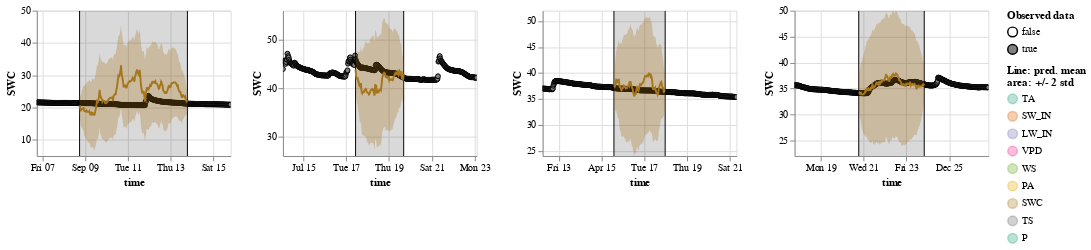

Write notebook code for a chart like this one.
### Code cell
show_results(spec_learn['SWC'], hide_no_gap=True, items=spec_items['SWC'], dls=spec_dls['SWC'])

### Figure 1 — Vega-Lite specification as saved in the notebook (floating-point values rounded to 4 significant figures; data arrays with more than 128 entries replaced by an {"elided": "..."} marker saying what was removed)
{"config": {"view": {"continuousWidth": 300, "continuousHeight": 300}}, "hconcat": [{"vconcat": [{"hconcat": [{"layer": [{"data": {"name": "data-69f4ebf144956177f571707f5840dba1"}, "mark": {"type": "point", "color": "black", "fillOpacity": 1, "size": 25, "strokeWidth": 1}, "encoding": {"fill": {"field": "is_present", "legend": {"title": ["Observed data"]}, "scale": {"range": ["#ffffff00", "gray"]}, "type": "nominal"}, "x": {"axis": {"domain": true, "labels": true, "ticks": true, "title": "time"}, "field": "time", "type": "temporal"}, "y": {"field": "value", "scale": {"zero": false}, "title": "SWC", "type": "quantitative"}}}, {"layer": [{"mark": "rule", "encoding": {"x": {"field": "gap_start", "type": "temporal"}}}, {"mark": "rule", "encoding": {"x": {"field": "gap_end", "type": "temporal"}}}, {"mark": {"type": "rect", "color": "black", "opacity": 0.15}, "encoding": {"x": {"field": "gap_start", "type": "temporal"}, "x2": {"field": "gap_end"}}}], "data": {"name": "data-53dde3ec442f49411a02274f3daebe17"}}, {"data": {"name": "data-69f4ebf144956177f571707f5840dba1"}, "mark": "errorband", "encoding": {"color": {"field": "variable", "legend": {"title": ["Line: pred. mean", "area: +/- 2 std"]}, "scale": {"domain": ["TA", "SW_IN", "LW_IN", "VPD", "WS", "PA", "SWC", "TS", "P"], "range": ["#1B9E77", "#D95F02", "#7570B3", "#E7298A", "#66A61E", "#E6AB02", "#A6761D", "#666666"]}, "type": "nominal"}, "x": {"field": "time", "type": "temporal"}, "y": {"field": "err_low", "scale": {"zero": false}, "title": "SWC", "type": "quantitative"}, "y2": {"field": "err_high"}}, "name": "view_83"}, {"data": {"name": "data-69f4ebf144956177f571707f5840dba1"}, "mark": "line", "encoding": {"color": {"field": "variable", "scale": {"domain": ["TA", "SW_IN", "LW_IN", "VPD", "WS", "PA", "SWC", "TS", "P"], "range": ["#1B9E77", "#D95F02", "#7570B3", "#E7298A", "#66A61E", "#E6AB02", "#A6761D", "#666666"]}, "type": "nominal"}, "x": {"field": "time", "title": "time", "type": "temporal"}, "y": {"field": "mean", "scale": {"zero": false}, "title": "SWC", "type": "quantitative"}}}], "height": 150, "title": "", "width": 200}]}], "title": ""}, {"vconcat": [{"hconcat": [{"layer": [{"data": {"name": "data-cd711e0b3d332b1897da7169f70a1cff"}, "mark": {"type": "point", "color": "black", "fillOpacity": 1, "size": 25, "strokeWidth": 1}, "encoding": {"fill": {"field": "is_present", "legend": {"title": ["Observed data"]}, "scale": {"range": ["#ffffff00", "gray"]}, "type": "nominal"}, "x": {"axis": {"domain": true, "labels": true, "ticks": true, "title": "time"}, "field": "time", "type": "temporal"}, "y": {"field": "value", "scale": {"zero": false}, "title": "SWC", "type": "quantitative"}}}, {"layer": [{"mark": "rule", "encoding": {"x": {"field": "gap_start", "type": "temporal"}}}, {"mark": "rule", "encoding": {"x": {"field": "gap_end", "type": "temporal"}}}, {"mark": {"type": "rect", "color": "black", "opacity": 0.15}, "encoding": {"x": {"field": "gap_start", "type": "temporal"}, "x2": {"field": "gap_end"}}}], "data": {"name": "data-0d6fa2121b62dbfa21322f19f592d03a"}}, {"data": {"name": "data-cd711e0b3d332b1897da7169f70a1cff"}, "mark": "errorband", "encoding": {"color": {"field": "variable", "legend": {"title": ["Line: pred. mean", "area: +/- 2 std"]}, "scale": {"domain": ["TA", "SW_IN", "LW_IN", "VPD", "WS", "PA", "SWC", "TS", "P"], "range": ["#1B9E77", "#D95F02", "#7570B3", "#E7298A", "#66A61E", "#E6AB02", "#A6761D", "#666666"]}, "type": "nominal"}, "x": {"field": "time", "type": "temporal"}, "y": {"field": "err_low", "scale": {"zero": false}, "title": "SWC", "type": "quantitative"}, "y2": {"field": "err_high"}}, "name": "view_84"}, {"data": {"name": "data-cd711e0b3d332b1897da7169f70a1cff"}, "mark": "line", "encoding": {"color": {"field": "variable", "scale": {"domain": ["TA", "SW_IN", "LW_IN", "VPD", "WS", "PA", "SWC", "TS", "P"], "range": ["#1B9E77", "#D95F02", "#7570B3", "#E7298A", "#66A61E", "#E6AB02", "#A6761D", "#666666"]}, "type": "nominal"}, "x": {"field": "time", "title": "time", "type": "temporal"}, "y": {"field": "mean", "scale": {"zero": false}, "title": "SWC", "type": "quantitative"}}}], "height": 150, "title": "", "width": 200}]}], "title": ""}, {"vconcat": [{"hconcat": [{"layer": [{"data": {"name": "data-985f922da1d8ba6066b73494c406e787"}, "mark": {"type": "point", "color": "black", "fillOpacity": 1, "size": 25, "strokeWidth": 1}, "encoding": {"fill": {"field": "is_present", "legend": {"title": ["Observed data"]}, "scale": {"range": ["#ffffff00", "gray"]}, "type": "nominal"}, "x": {"axis": {"domain": true, "labels": true, "ticks": true, "title": "time"}, "field": "time", "type": "temporal"}, "y": {"field": "value", "scale": {"zero": false}, "title": "SWC", "type": "quantitative"}}}, {"layer": [{"mark": "rule", "encoding": {"x": {"field": "gap_start", "type": "temporal"}}}, {"mark": "rule", "encoding": {"x": {"field": "gap_end", "type": "temporal"}}}, {"mark": {"type": "rect", "color": "black", "opacity": 0.15}, "encoding": {"x": {"field": "gap_start", "type": "temporal"}, "x2": {"field": "gap_end"}}}], "data": {"name": "data-42b0b95b55f48ce29dd10a1d2b844d27"}}, {"data": {"name": "data-985f922da1d8ba6066b73494c406e787"}, "mark": "errorband", "encoding": {"color": {"field": "variable", "legend": {"title": ["Line: pred. mean", "area: +/- 2 std"]}, "scale": {"domain": ["TA", "SW_IN", "LW_IN", "VPD", "WS", "PA", "SWC", "TS", "P"], "range": ["#1B9E77", "#D95F02", "#7570B3", "#E7298A", "#66A61E", "#E6AB02", "#A6761D", "#666666"]}, "type": "nominal"}, "x": {"field": "time", "type": "temporal"}, "y": {"field": "err_low", "scale": {"zero": false}, "title": "SWC", "type": "quantitative"}, "y2": {"field": "err_high"}}, "name": "view_85"}, {"data": {"name": "data-985f922da1d8ba6066b73494c406e787"}, "mark": "line", "encoding": {"color": {"field": "variable", "scale": {"domain": ["TA", "SW_IN", "LW_IN", "VPD", "WS", "PA", "SWC", "TS", "P"], "range": ["#1B9E77", "#D95F02", "#7570B3", "#E7298A", "#66A61E", "#E6AB02", "#A6761D", "#666666"]}, "type": "nominal"}, "x": {"field": "time", "title": "time", "type": "temporal"}, "y": {"field": "mean", "scale": {"zero": false}, "title": "SWC", "type": "quantitative"}}}], "height": 150, "title": "", "width": 200}]}], "title": ""}, {"vconcat": [{"hconcat": [{"layer": [{"data": {"name": "data-62dc46ab9645489bff1999d21264fe34"}, "mark": {"type": "point", "color": "black", "fillOpacity": 1, "size": 25, "strokeWidth": 1}, "encoding": {"fill": {"field": "is_present", "legend": {"title": ["Observed data"]}, "scale": {"range": ["#ffffff00", "gray"]}, "type": "nominal"}, "x": {"axis": {"domain": true, "labels": true, "ticks": true, "title": "time"}, "field": "time", "type": "temporal"}, "y": {"field": "value", "scale": {"zero": false}, "title": "SWC", "type": "quantitative"}}}, {"layer": [{"mark": "rule", "encoding": {"x": {"field": "gap_start", "type": "temporal"}}}, {"mark": "rule", "encoding": {"x": {"field": "gap_end", "type": "temporal"}}}, {"mark": {"type": "rect", "color": "black", "opacity": 0.15}, "encoding": {"x": {"field": "gap_start", "type": "temporal"}, "x2": {"field": "gap_end"}}}], "data": {"name": "data-887fe718235d8157b8512b1888616fea"}}, {"data": {"name": "data-62dc46ab9645489bff1999d21264fe34"}, "mark": "errorband", "encoding": {"color": {"field": "variable", "legend": {"title": ["Line: pred. mean", "area: +/- 2 std"]}, "scale": {"domain": ["TA", "SW_IN", "LW_IN", "VPD", "WS", "PA", "SWC", "TS", "P"], "range": ["#1B9E77", "#D95F02", "#7570B3", "#E7298A", "#66A61E", "#E6AB02", "#A6761D", "#666666"]}, "type": "nominal"}, "x": {"field": "time", "type": "temporal"}, "y": {"field": "err_low", "scale": {"zero": false}, "title": "SWC", "type": "quantitative"}, "y2": {"field": "err_high"}}, "name": "view_86"}, {"data": {"name": "data-62dc46ab9645489bff1999d21264fe34"}, "mark": "line", "encoding": {"color": {"field": "variable", "scale": {"domain": ["TA", "SW_IN", "LW_IN", "VPD", "WS", "PA", "SWC", "TS", "P"], "range": ["#1B9E77", "#D95F02", "#7570B3", "#E7298A", "#66A61E", "#E6AB02", "#A6761D", "#666666"]}, "type": "nominal"}, "x": {"field": "time", "title": "time", "type": "temporal"}, "y": {"field": "mean", "scale": {"zero": false}, "title": "SWC", "type": "quantitative"}}}], "height": 150, "title": "", "width": 200}]}], "title": ""}], "params": [{"name": "param_153", "select": {"type": "interval", "encodings": ["x"]}, "bind": "scales", "views": ["view_83"]}, {"name": "param_155", "select": {"type": "interval", "encodings": ["x"]}, "bind": "scales", "views": ["view_84"]}, {"name": "param_157", "select": {"type": "interval", "encodings": ["x"]}, "bind": "scales", "views": ["view_85"]}, {"name": "param_159", "select": {"type": "interval", "encodings": ["x"]}, "bind": "scales", "views": ["view_86"]}], "$schema": "https://vega.github.io/schema/vega-lite/v5.2.0.json", "datasets": {"data-69f4ebf144956177f571707f5840dba1": {"elided": "436 records"}, "data-53dde3ec442f49411a02274f3daebe17": [{"gap_start": "2012-09-08T18:00:00", "gap_end": "2012-09-13T19:00:00"}], "data-cd711e0b3d332b1897da7169f70a1cff": {"elided": "436 records"}, "data-0d6fa2121b62dbfa21322f19f592d03a": [{"gap_start": "2012-07-17T10:30:00", "gap_end": "2012-07-19T16:30:00"}], "data-985f922da1d8ba6066b73494c406e787": {"elided": "436 records"}, "data-42b0b95b55f48ce29dd10a1d2b844d27": [{"gap_start": "2012-04-15T14:00:00", "gap_end": "2012-04-17T23:30:00"}], "data-62dc46ab9645489bff1999d21264fe34": {"elided": "436 records"}, "data-887fe718235d8157b8512b1888616fea": [{"gap_start": "2011-12-20T18:30:00", "gap_end": "2011-12-23T20:00:00"}]}}
